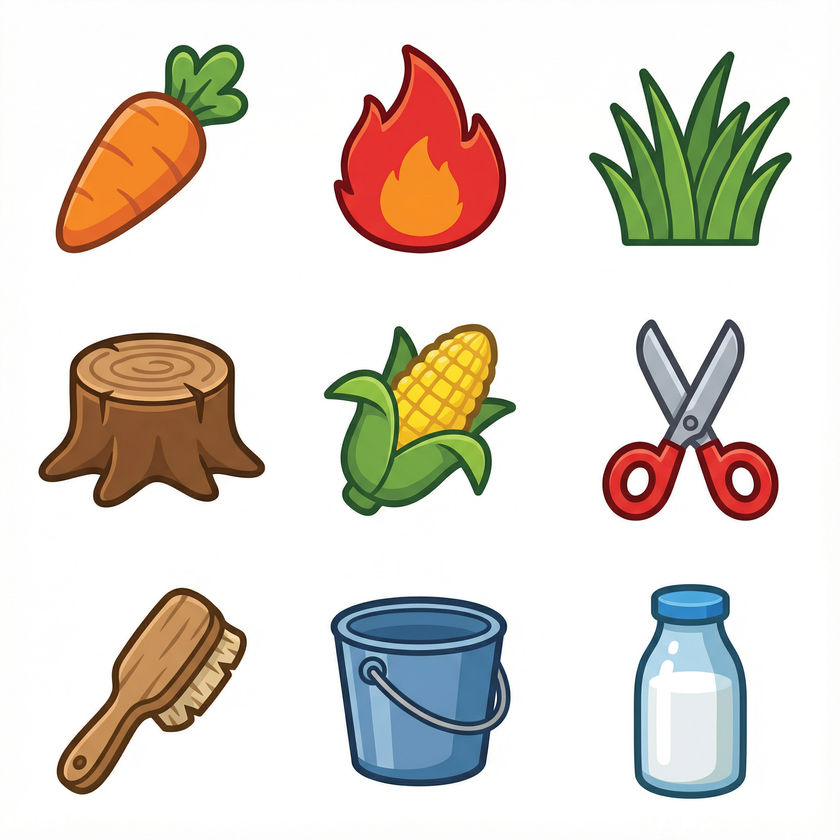
#> input picture tiles.png, 840 x 840 px, shrunk from 2048 x 2048 before the run
$ python process_tiles.py
#> lines starting #> are read from the running program, lines starting #| are printed output that depends on the picture
import os
import sys

# 尝试导入 Pillow 库
try:
    from PIL import Image
except ImportError:
    print("需要安装 Pillow 库来处理图片。")
    print("请运行: pip install Pillow")
    sys.exit(1)

def process_tiles(source_path="tiles.png", output_dir="public/tiles"):
    # 检查源文件是否存在
#> called with source_path = 'tiles.png', output_dir = 'public/tiles'
    if not os.path.exists(source_path):
        print(f"错误: 找不到文件 '{source_path}'")
        print("请将您的 3x3素材图 重命名为 'tiles.png' 并放在项目根目录下。")
        return

    # 确保输出目录存在
    if not os.path.exists(output_dir):
        os.makedirs(output_dir)
        print(f"创建目录: {output_dir}")

    # 定义图标对应的名称（顺序必须与图片中的3x3网格一致）
    # 顺序: 第一行(左->右), 第二行(左->右), 第三行(左->右)
    tile_names = [
        "carrot", "fire", "grass",
        "stump", "corn", "wool",
        "brush", "bucket", "milk"
    ]

    try:
        img = Image.open(source_path)
#> img is the input picture: PIL image 840x840 RGB; mean R, G, B 222.1, 215.5, 206.4
        img_width, img_height = img.size
#> img_width = 840; img_height = 840

        # 计算每个格子的宽高
        tile_w = img_width // 3
#> tile_w = 280
        tile_h = img_height // 3
#> tile_h = 280

        print(f"图片尺寸: {img_width}x{img_height}")
#| 图片尺寸: 840x840
        print(f"单个切片尺寸: {tile_w}x{tile_h}")
#| 单个切片尺寸: 280x280

        for i, name in enumerate(tile_names):
            row = i // 3
            col = i % 3

            left = col * tile_w
            top = row * tile_h
            right = left + tile_w
            bottom = top + tile_h

            # 切割
            crop = img.crop((left, top, right, bottom))

            # 简单的去除白边或调整（可选，这里不做复杂处理，只保存）
            # 如果需要透明背景，可以在这里添加去底逻辑，但通常由素材本身决定

            # 保存
            save_path = os.path.join(output_dir, f"{name}.png")
            crop.save(save_path, "PNG")
            print(f"已保存: {save_path}")
#> this loop made 9 passes
#> pass 1, in process_tiles, `crop = img.crop((left, top, right, bottom))`:
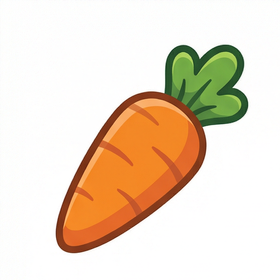
#> crop: PIL image 280x280 RGB; mean R, G, B 235.4, 219.6, 201
#> pass 2, in process_tiles, `crop = img.crop((left, top, right, bottom))`:
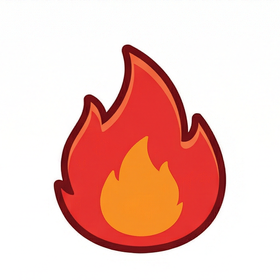
#> crop: PIL image 280x280 RGB; mean R, G, B 240.7, 198, 189.7
#> pass 3, in process_tiles, `crop = img.crop((left, top, right, bottom))`:
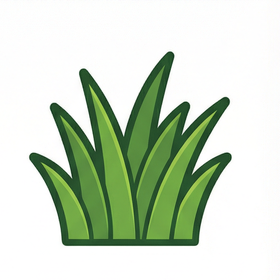
#> crop: PIL image 280x280 RGB; mean R, G, B 203.5, 216.8, 197.5
#> after the loop:
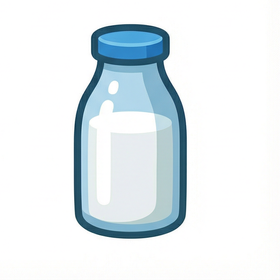
#> crop: PIL image 280x280 RGB; mean R, G, B 228.2, 236.3, 240.2

        print("\n✅ 所有图片处理完成！")
        print("请确保在游戏设置中开启 '使用图片素材' 即可查看效果。")

    except Exception as e:
        print(f"处理过程中出错: {e}")

if __name__ == "__main__":
    # 如果用户提供了命令行参数作为文件名
    source = sys.argv[1] if len(sys.argv) > 1 else "tiles.png"
    process_tiles(source)
